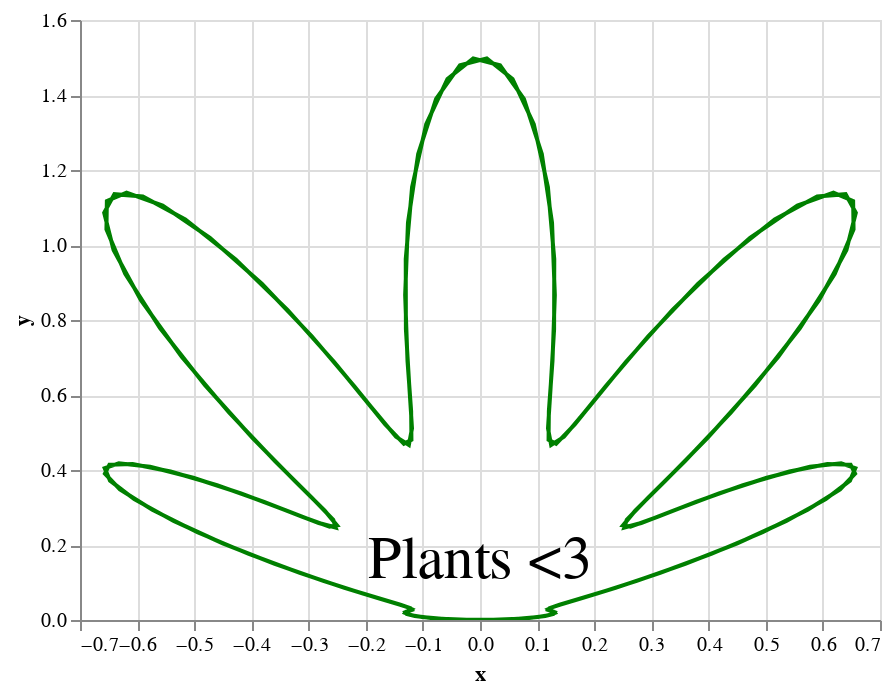

Source (notebook cell):
### Markdown cell above
## Checking your distribution

We'll now run a quick test to make sure things are working properly.  We will make a quick plot that requires some of the scientific libraries we will use in the bootcamp.

Use the JupyterLab launcher (you can get a new launcher by clicking on the `+` icon on the left pane of your JupyterLab window) to launch a notebook. In the first cell (the box next to the `In [ ]:` prompt), paste the code below. To run the code, press `Shift+Enter` while the cursor is active inside the cell. You should see a plot that looks like the one below.

### Code cell
import numpy as np
import pandas as pd
import altair as alt

# Generate plotting values
t = np.linspace(0, 2*np.pi, 200)
# x = (np.sin(t)+1)*np.cos(t)*(0.9*np.cos(8*t)+1)*(0.1*np.cos(24*t)+1)*(0.1*np.cos(200*t)+0.9)
# y = (np.sin(t)+1)*np.sin(t)*(0.9*np.cos(8*t)+1)*(0.1*np.cos(24*t)+1)*(0.1*np.cos(200*t)+0.9)
x = np.sin(t)*np.cos(t)*(0.5*np.cos(12*t)+1)
y = np.sin(t)*np.sin(t)*(0.5*np.cos(12*t)+1)
# Build a data frame for plotting
df = pd.DataFrame({'x': x,
                   'y': y,
                   't': t})

df_text = pd.DataFrame({'x': [0],
                        'y': [0]})

# Make a plot
heart = alt.Chart(df
        ).mark_line(
            color='green'
        ).encode(
            x='x:Q',
            y='y:Q',
            order='t')

text = alt.Chart(df_text
        ).mark_text(
            text='Plants <3',
            align='center',
            baseline='bottom',
            dy=-15,
            size=30
        ).encode(
            x='x:Q',
            y='y:Q')

(heart + text).interactive()

### Figure 1 — Vega-Lite specification as saved in the notebook (floating-point values rounded to 4 significant figures; data arrays with more than 128 entries replaced by an {"elided": "..."} marker saying what was removed)
{"config": {"view": {"continuousWidth": 400, "continuousHeight": 300}}, "layer": [{"data": {"name": "data-151444e8fcce7c73fdfe95b1dd126ae2"}, "mark": {"type": "line", "color": "green"}, "encoding": {"order": {"type": "quantitative", "field": "t"}, "x": {"type": "quantitative", "field": "x"}, "y": {"type": "quantitative", "field": "y"}}, "selection": {"selector044": {"type": "interval", "bind": "scales", "encodings": ["x", "y"]}}}, {"data": {"name": "data-632f61fef1e2fccc41daf02461a934b2"}, "mark": {"type": "text", "align": "center", "baseline": "bottom", "dy": -15, "size": 30, "text": "Plants <3"}, "encoding": {"x": {"type": "quantitative", "field": "x"}, "y": {"type": "quantitative", "field": "y"}}}], "$schema": "https://vega.github.io/schema/vega-lite/v4.8.1.json", "datasets": {"data-151444e8fcce7c73fdfe95b1dd126ae2": {"elided": "200 records"}, "data-632f61fef1e2fccc41daf02461a934b2": [{"x": 0, "y": 0}]}}
